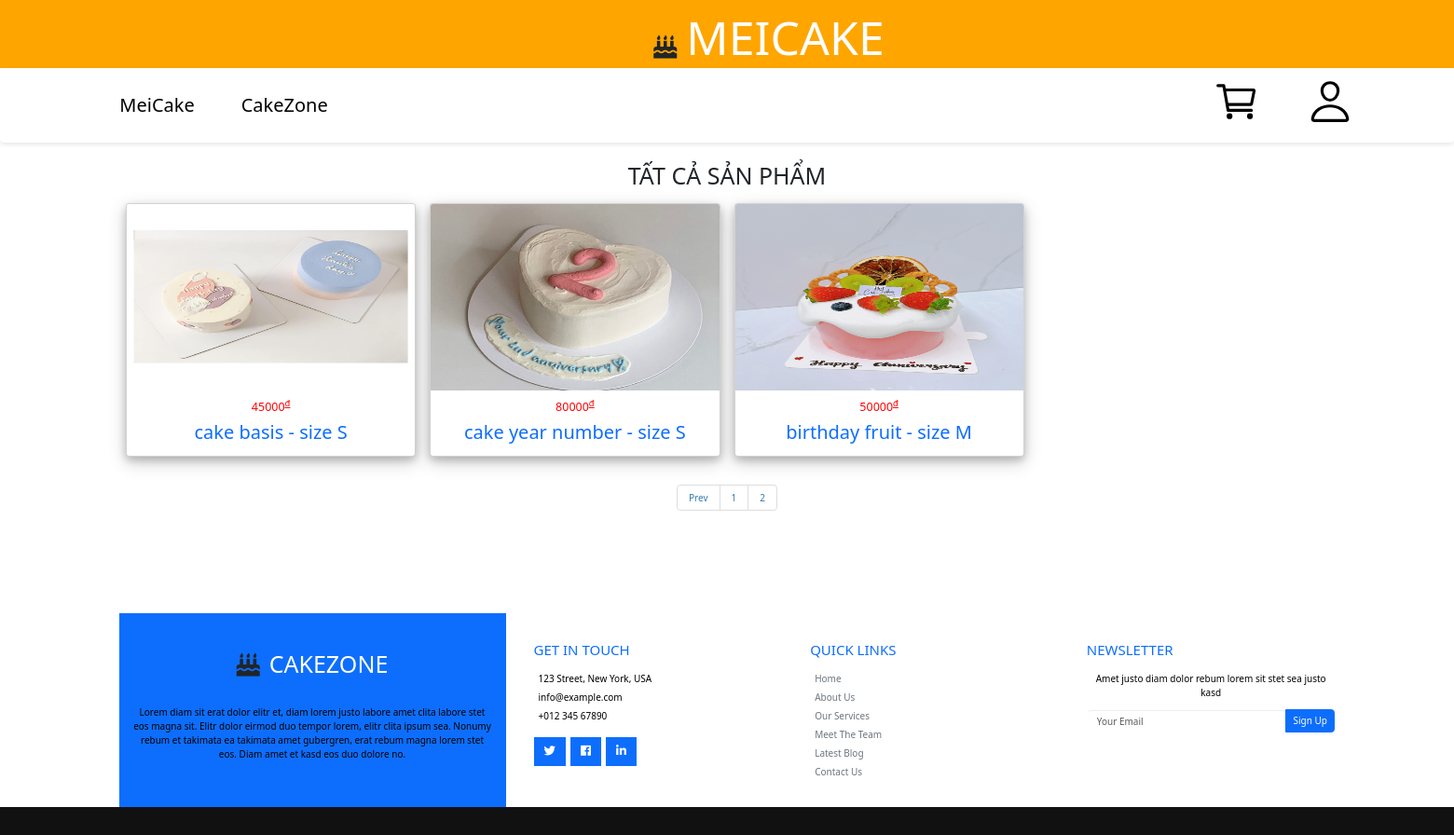
The app's page /tranngockhanh/index.php?action=sanpham&page=2 (signed in) with its own data.
### tables this page shows
CREATE TABLE `sanpham` (
  `idSP` int(11) NOT NULL,
  `tenSP` varchar(60) NOT NULL,
  `idHangSX` int(11) NOT NULL,
  `hinh` varchar(60) NOT NULL
);

CREATE TABLE `ct_sanpham` (
  `idSP` int(11) NOT NULL,
  `idTT` int(11) NOT NULL,
  `idLoai` int(11) NOT NULL,
  `soLuongTon` int(11) NOT NULL,
  `gia` float NOT NULL,
  `giaSale` float DEFAULT NULL,
  `ngayLap` date DEFAULT NULL,
  `moTa` text NOT NULL
);

CREATE TABLE `tinhtrang` (
  `idTT` int(11) NOT NULL,
  `tenTT` varchar(60) NOT NULL
);

### tranngockhanh/Model/page.php (called while the page is built)
<?php
    class page {
        function findPage($count, $limit)
        {
            $page = (($count % $limit) == 0) ? $count/$limit : ceil($count/$limit);
            return $page;
        }
        function findStart($limit)
        {
            if(!isset($_GET['page'])||$_GET['page']==1)
            {
                $start=0;
            }
            else
            {
                $start=($_GET['page']-1)*$limit;
            }
            return $start;
        }
    }
?>

### tranngockhanh/Model/connect.php (called while the page is built, shortened)
<?php
    class connect{
        var $db = null ;
        public function __construct()
        {
            $dsn = 'mysql:host=localhost;dbname=cakephp';
            $user = 'root';
            $pass = '';
            try {
                $this -> db = new PDO($dsn,$user,$pass,
                array(PDO::MYSQL_ATTR_INIT_COMMAND => 'SET NAMES utf8'));
            }
            catch (\Throwable $th)
            {
                echo 'Thất bại';
            }
        }
        public function getList($select)
        {
            $result = $this ->db -> query($select);
            return $result;
        }
    }

### tranngockhanh/Model/sanpham.php (called while the page is built, shortened)
<?php
class sanpham
{
    function getAllSP()
    {
        $db = new connect();
        $select = " SELECT a.idSP, a.tenSP, a.hinh, d.gia, b.tenTT, c.tenLoai
                    FROM sanpham a, tinhtrang b, loai c, ct_sanpham d
                    WHERE a.idSP = d.idSP and b.idTT = d.idTT and c.idLoai = d.idLoai";
        $result = $db->getList($select);
        return $result;
    }
    function getAllSPPage($start, $limit)
    {
        $db = new connect();
        $select = " SELECT a.idSP, a.tenSP, a.hinh, d.gia, b.tenTT, c.tenLoai
                    FROM sanpham a, tinhtrang b, loai c, ct_sanpham d
                    WHERE a.idSP = d.idSP and b.idTT = d.idTT and c.idLoai = d.idLoai limit " . $start . "," . $limit;
        $result = $db->getList($select);
        return $result;
    }
}

### tranngockhanh/View/sanpham.php (the view, shortened to what this page needs)
<?php
$sp = new sanpham();
$result = $sp->getAllSP();
$count = $result->rowCount();
$limit = 8;
$p = new page();
$page = $p->findPage($count, $limit);
$start = $p->findStart($limit);
$current_page = isset($_GET['page']) ? $_GET['page'] : 1;
?>
<div id="products" class="text-center">
    <div class="container">
        <div class="row">
            <div class="col-lg-12 text-center">
                <h1 class="mb-4">TẤT CẢ SẢN PHẨM</h1>
            </div>
        </div>
        <div class="row">
            <?php
            $sp = new sanpham();
            $result = $sp->getAllSPPage($start, $limit);
            while ($set = $result->fetch()) :
            ?>
                <div class="col-lg-3 col-md-4 mb-3">
                    <div class="card">
                        <img style="max-height: 200px;" src="Content/image/<?php echo $set["hinh"] ; ?>" class="card-img-top" alt="">
                        <div class="card-body">
                            <h5 class="card-title">
                                <font color="red"><?php echo $set["gia"] . '<sup><u>đ</u></sup>'; ?></font>
                            </h5>
                            <p class="card-text">
                                <a href="index.php?action=ct_sanpham&idSP=<?= $set['idSP'] ?>">
                                    <span style="font-size: 20px;">
                                        <?php echo $set["tenSP"] . " - " . $set["tenTT"]; ?>
                                    </span>
                                </a>
                            </p>
                        </div>
                    </div>
                </div>
            <?php endwhile; ?>
        </div>
    </div>
</div>
<div class="container">
    <div class="row">
        <div class="col-md-6 offset-md-3">
            <ul class="pagination justify-content-center">
                <?php
                if ($current_page > 1 && $page > 1) {
                    echo '<li class="page-item"><a class="page-link" href="index.php?action=sanpham&page=' . ($current_page - 1) . '">Prev</a></li>';
                }
                for ($i = 1; $i <= $page; $i++) {
                    echo '<li class="page-item"><a class="page-link" href="index.php?action=sanpham&page=' . $i . '">' . $i . '</a></li>';
                }
                ?>
            </ul>
        </div>
    </div>
</div>

### tranngockhanh/Content/css/nintendo.css (style rules this page uses)
body { font-family: arial; font-size: 11pt; margin: auto; }
p { text-align: center; color: black; }
a:link { text-decoration: none; }
.card-text { color: black; }
.card { box-shadow: 0 4px 8px 0 rgba(0, 0, 0, 0.2), 0 6px 20px 0 rgba(0, 0, 0, 0.19); }

### tranngockhanh/View/footer.php (style rules this page uses)
* { margin: 0; padding: 0; box-sizing: border-box; }
.container { margin: auto; }
.row { display: flex; flex-wrap: wrap; }
ul { list-style: none; }

### records on screen
sanpham: hinh (picture), ct_sanpham.gia "45000", tenSP "cake basis", tinhtrang.tenTT "size S"
sanpham: hinh (picture), ct_sanpham.gia "80000", tenSP "cake year number", tinhtrang.tenTT "size S"
sanpham: hinh (picture), ct_sanpham.gia "50000", tenSP "birthday fruit", tinhtrang.tenTT "size M"
